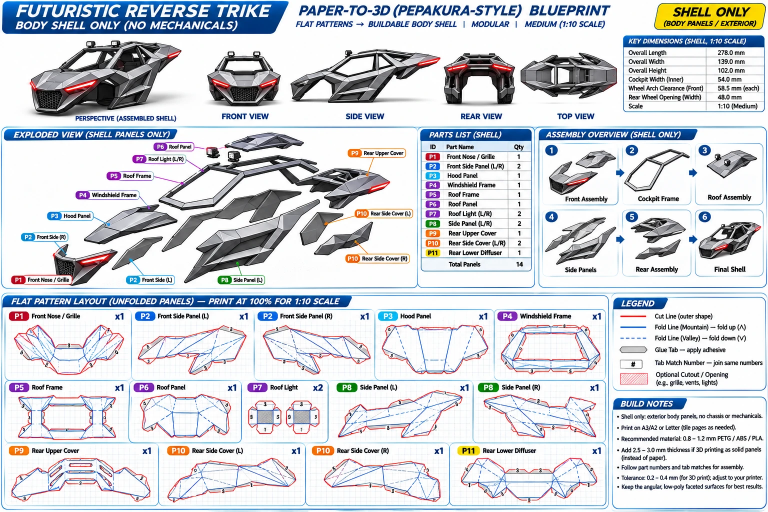
#> input picture ws02/blueprint_shell/sheet71.webp, 1536 x 1024 px, given in place of sheet71.png, which was not available (shown at 1/2 size)
$ python trace_flat.py
#> lines starting #> are read from the running program, lines starting #| are printed output that depends on the picture; after the words box and inside, x2 and y2 are one past the last pixel; in counts of white or black regions, pixels touching at a corner belong together
"""Trace every flat pattern of sheet 71: red cut line -> outline polygon, blue lines -> fold segments (solid=mountain, dashed=valley).
Output flat_patterns.json (pixel coords in the 4x crop frame) and flat_<P>.png overlays."""
import json, sys
import numpy as np, cv2
from PIL import Image
im = Image.open('sheet71.png').convert('RGB')
#> im is the input picture: PIL image 1536x1024 RGB; mean R, G, B 207.9, 211, 216.4
R = json.load(open('crops.json'))
#> (reads ws02/blueprint_shell/crops.json from the repository)
S = 4
out = {}
for k, b in R.items():
    c = np.array(im.crop(b).resize(((b[2]-b[0])*S, (b[3]-b[1])*S), Image.LANCZOS)).astype(int)
    r, g, bl = c[..., 0], c[..., 1], c[..., 2]
    red = (((r - g) > 60) & ((r - bl) > 60)).astype(np.uint8)
    blue = ((bl > 150) & (r < 110) & (g < 150) & (bl - r > 80)).astype(np.uint8)
    h, w = red.shape
    red[:int(h*0.17), :] = 0              # drop the title chip / x1 label
    blue[:int(h*0.17), :] = 0
    # drop the thin frame of the cell
    red[:, :6] = 0; red[:, -6:] = 0; red[-6:, :] = 0
    k5 = cv2.getStructuringElement(cv2.MORPH_ELLIPSE, (25, 25))
    cl = cv2.morphologyEx(red, cv2.MORPH_CLOSE, k5)
    cnts, hier = cv2.findContours(cl, cv2.RETR_EXTERNAL, cv2.CHAIN_APPROX_SIMPLE)
    polys = []
    for i, cn in enumerate(cnts):
        if cv2.contourArea(cn) < 400: continue
        eps = 0.008 * cv2.arcLength(cn, True)
        ap = cv2.approxPolyDP(cn, eps, True)[:, 0, :]
        polys.append({'outer': True, 'pts': ap.tolist(), 'area': float(cv2.contourArea(cn))})
    lines = cv2.HoughLinesP(cv2.dilate(blue, np.ones((3, 3), np.uint8)), 1, np.pi/180, 40, minLineLength=40, maxLineGap=14)
    segs = [] if lines is None else np.asarray(lines).reshape(-1, 4).tolist()
    out[k] = {'crop': b, 'scale': S, 'size': [w, h], 'polys': polys, 'folds': segs}
    vis = c.astype(np.uint8).copy()
    for p in polys:
        cv2.polylines(vis, [np.array(p['pts'], np.int32)], True, (0, 200, 0) if p['outer'] else (255, 0, 255), 2)
        for q in p['pts']: cv2.circle(vis, tuple(map(int, q)), 4, (255, 160, 0), -1)
    for s in segs: cv2.line(vis, (s[0], s[1]), (s[2], s[3]), (0, 0, 0), 1)
    Image.fromarray(vis).save(f'flat_{k}.png')
    print(k, len(polys), [len(p['pts']) for p in polys], len(segs))
#> this loop made 14 passes
#| P1 5 [13, 14, 9, 21, 21] 83
#| P2L 2 [9, 18] 58
#| P2R 5 [12, 17, 12, 9, 10] 47
#| P3 4 [13, 13, 11, 13] 26
#| P4 10 [13, 9, 8, 7, 8, 12, 12, 15, 6, 9] 101
#| P5 11 [7, 10, 7, 11, 15, 8, 13, 16, 8, 15, 10] 102
#| P6 4 [7, 14, 8, 21] 63
#| P7 2 [16, 17] 25
#> (further printed lines are left out)
#> pass 1, `c = np.array(im.crop(b).resize(((b[2]-b[0])*S, (b[3]-b[1])*S), Image.L..`:
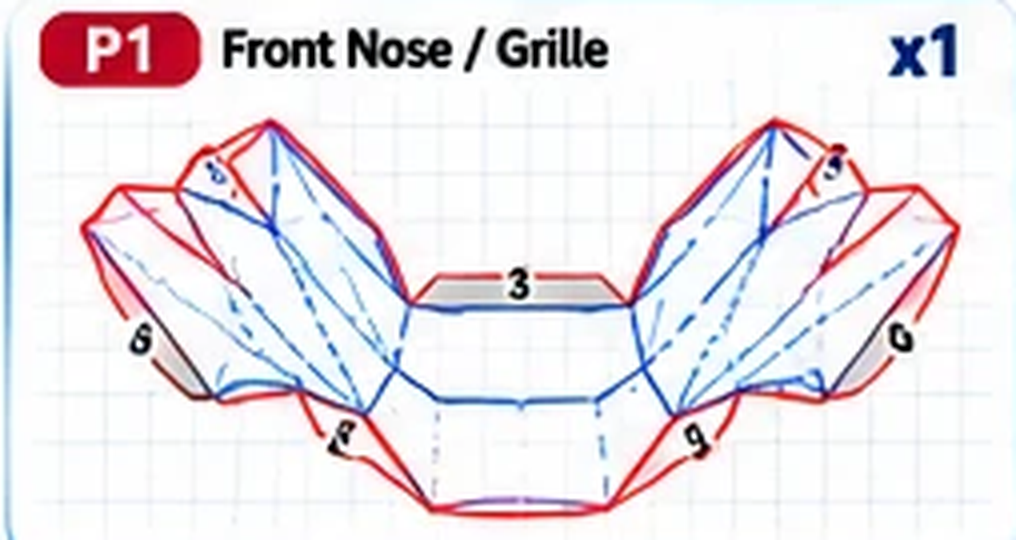
#> c: shape (540, 1016, 3) int64; mean R, G, B 233.4, 226.9, 231.7
#> pass 1, `r, g, bl = c[..., 0], c[..., 1], c[..., 2]`:
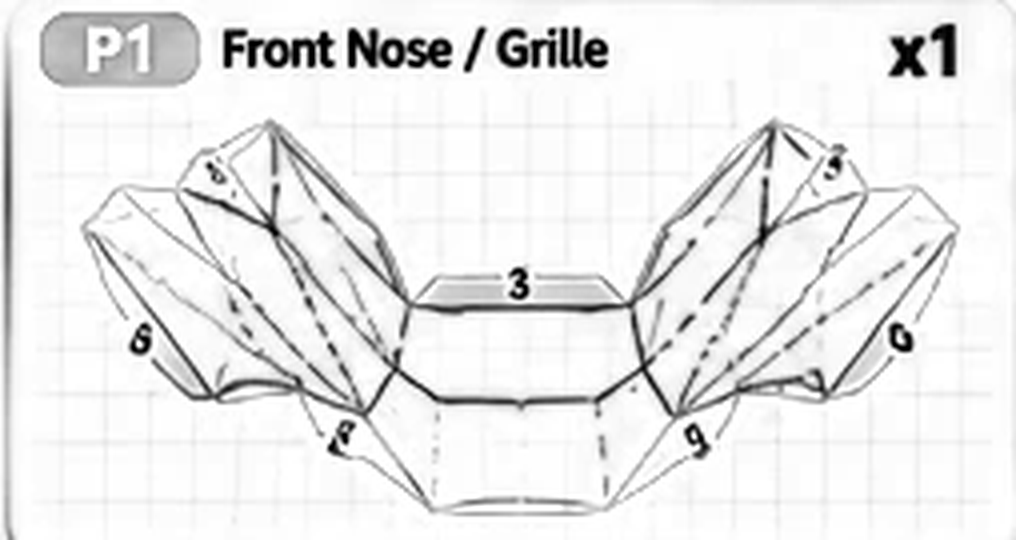
#> r: shape (540, 1016) int64; min 0, max 255, mean 233.4
#> pass 1, `r, g, bl = c[..., 0], c[..., 1], c[..., 2]`:
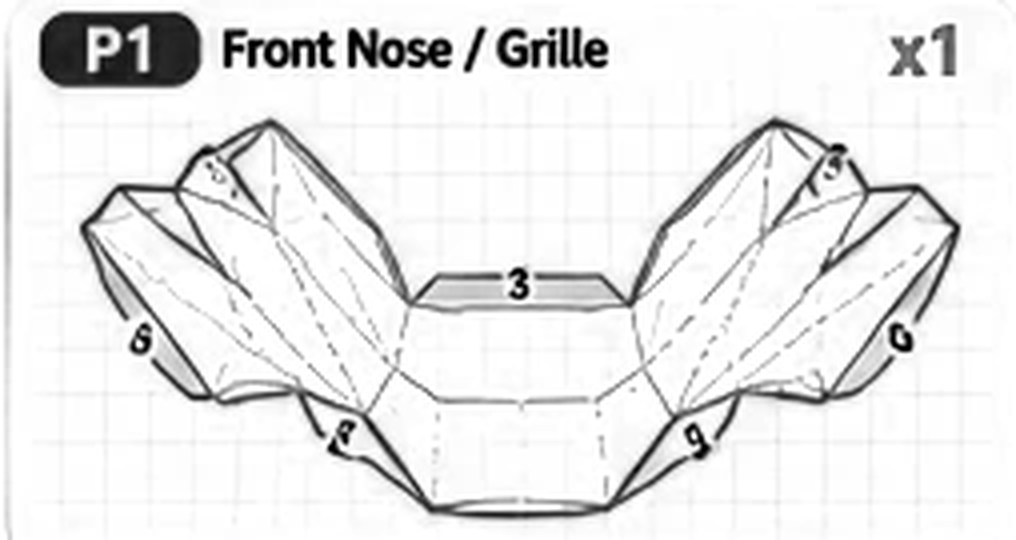
#> bl: shape (540, 1016) int64; min 0, max 255, mean 231.7
#> after the loop:
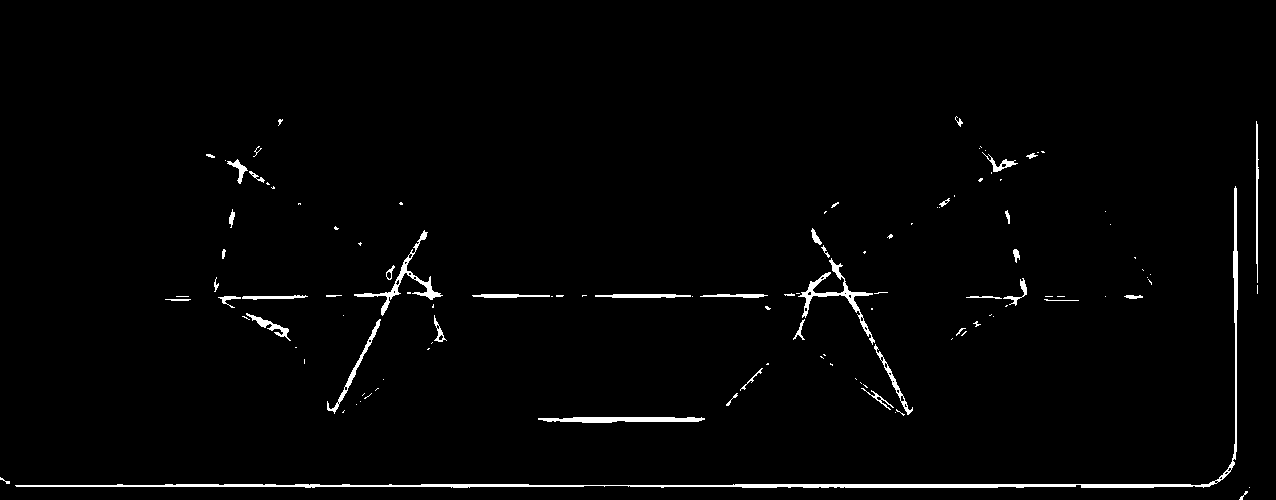
#> blue: shape (500, 1276); values 0 (black) and 1 (white), 1.7% white; 119 white regions (75 under 20 px), largest, box (x1, y1, x2, y2) and area: (15, 186, 1238, 488) 4277, (798, 258, 875, 345) 876, (354, 230, 443, 316) 791
#> after the loop:
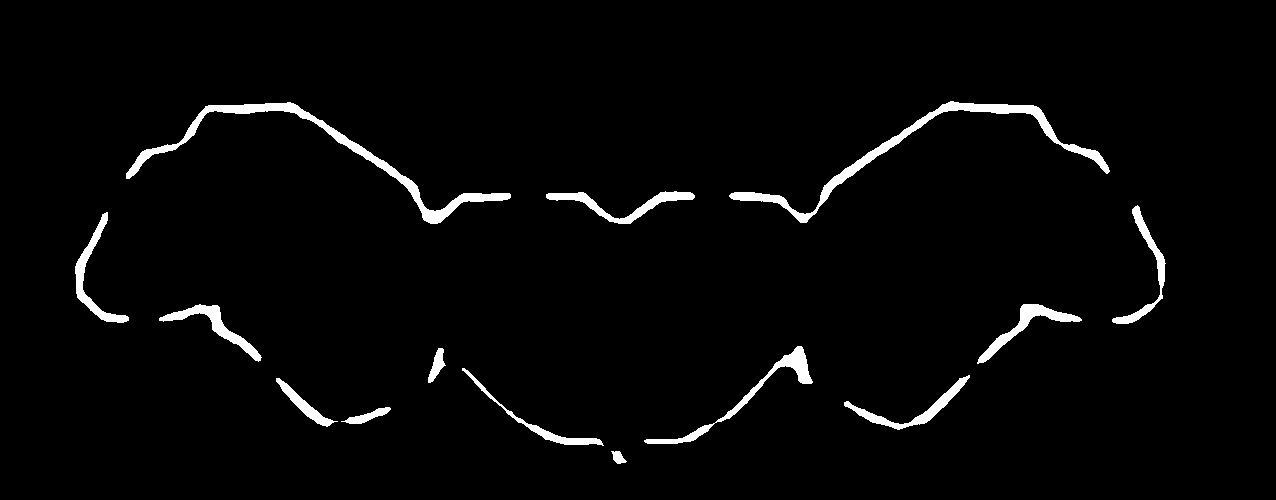
#> cl: shape (500, 1276); values 0 (black) and 1 (white), 2.7% white; 14 white regions, largest, box (x1, y1, x2, y2) and area: (126, 102, 511, 224) 3608, (729, 101, 1110, 223) 3485, (644, 346, 813, 444) 1471
#> after the loop:
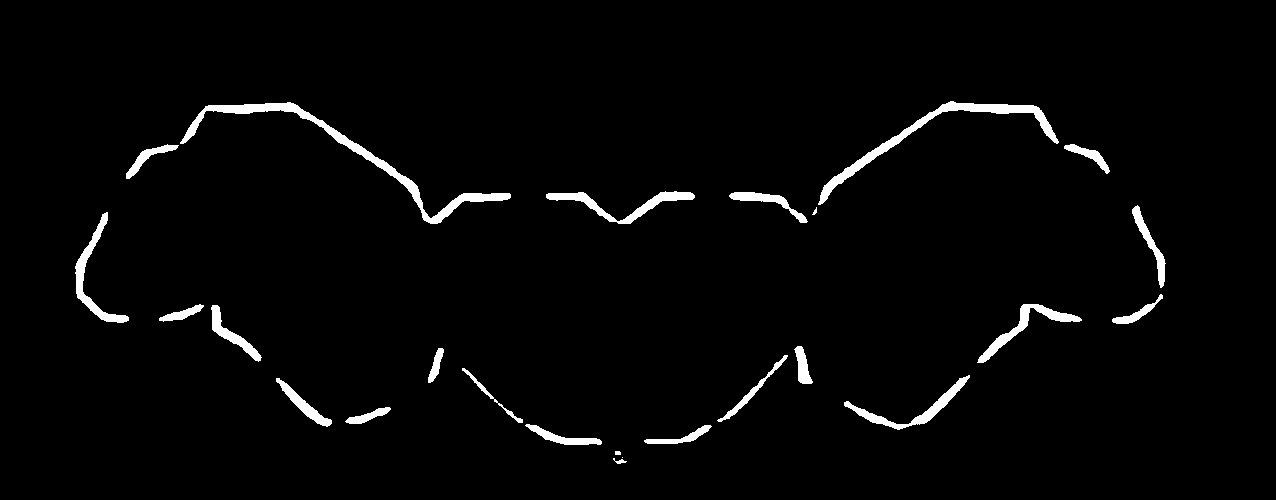
#> red: shape (500, 1276); values 0 (black) and 1 (white), 2.6% white; 25 white regions (1 under 20 px), largest, box (x1, y1, x2, y2) and area: (180, 102, 511, 224) 2995, (818, 101, 1059, 205) 2313, (546, 191, 695, 224) 1203
#> after the loop:
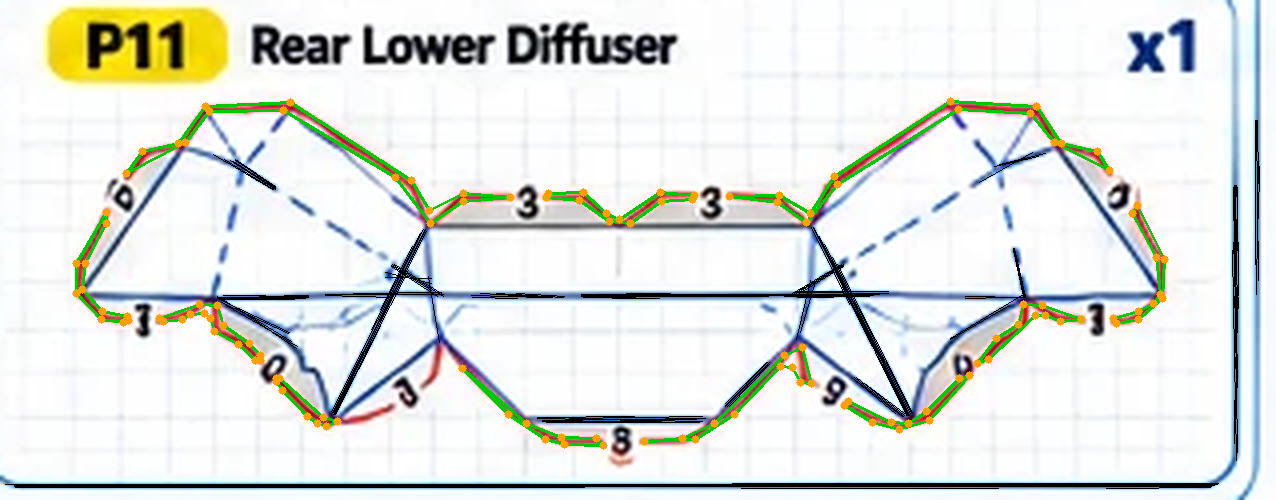
#> vis: shape (500, 1276, 3); mean R, G, B 224.7, 228, 223.3
#> after the loop, out = 14 items
json.dump(out, open('flat_patterns.json', 'w'))
